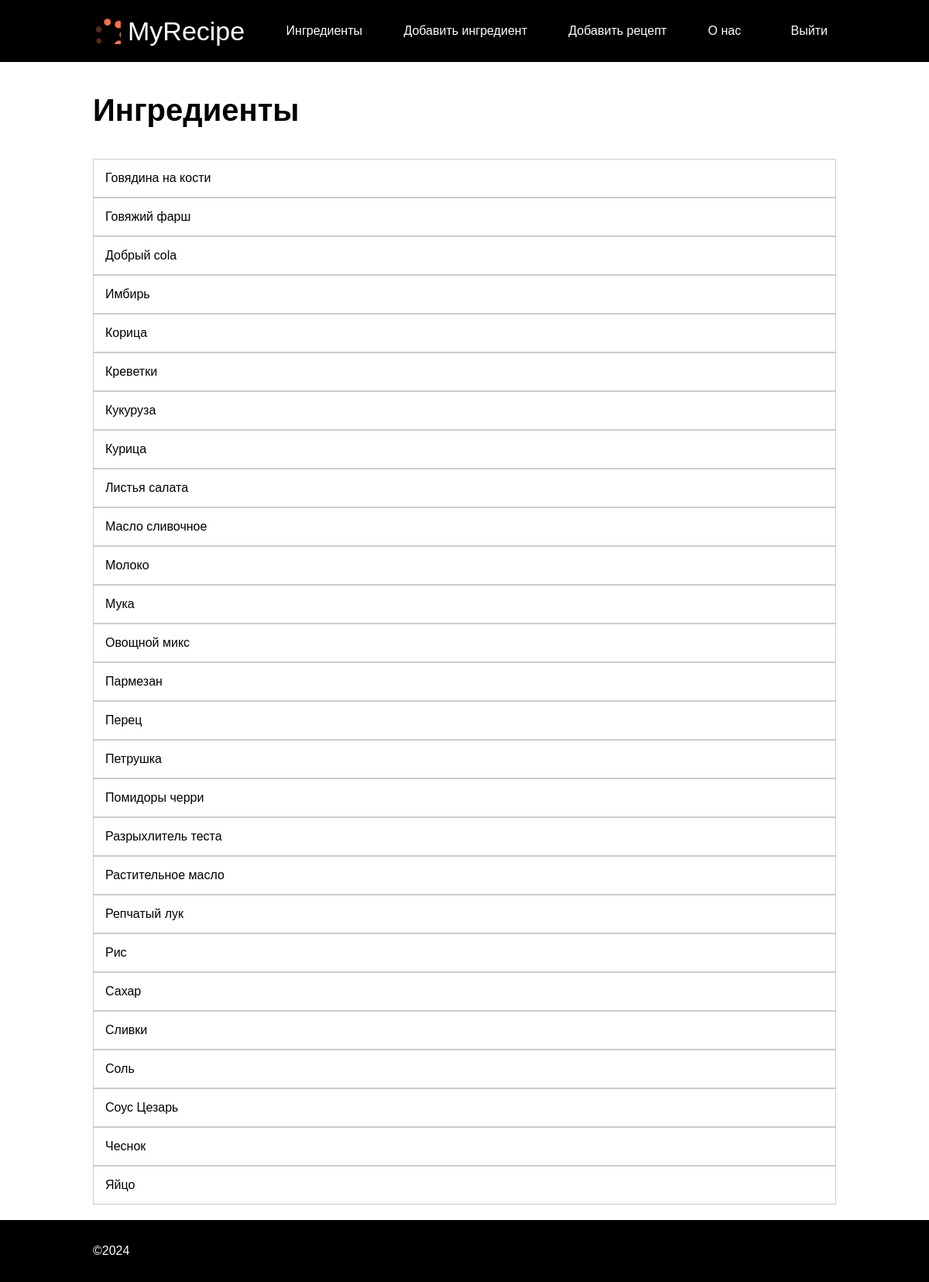
The page /ingredients (signed in) on the database its author committed.
### recipe_catalog/models.py (models this page shows, shortened)
class Ingredient(models.Model):
    name = models.CharField(max_length=255)
    class Meta:
        constraints = [
            models.UniqueConstraint(
                name="%(app_label)s_%(class)s_name_unique",
                fields=["name"],
            ),
        ]

### recipe_catalog/views.py (the view)
# urls.py: path('ingredients', ingredients, name='ingredients'),
def ingredients(request):
    template_name = 'recipe_catalog/ingredients.html'
    ingredients = Ingredient.objects.all().order_by('name')
    context = {
        'ingredient_list': ingredients
    }
    return render(request, template_name, context)

### templates/recipe_catalog/ingredients.html (shortened to what this page needs)
{% extends "base.html" %}
{% block content %}
    <h1>Ингредиенты</h1>
     <ul class="ingredient">
            {% for ingredient in ingredient_list %}
            <li class="ingredient__item">
                <a class="ingredient__item-link" href="{% url 'ingredient_edit' ingredient.id %}">{{ ingredient.name }}</a>
            </li>
            {% endfor %}
     </ul>
{% endblock %}

### static/css/styles.css (style rules this page uses)
body { position: relative; font-family: Arial, sans-serif; min-height: 100vh; }
a { color: #000; }
h1 { font-size: 40px; margin: 40px 0; font-weight: 700; }
.ingredient { display: flex; flex-direction: column; }
.ingredient__item { border: 1px solid #ccc; padding: 15px; }
.ingredient__item-link { color: #000; }

### rows shown on the page
Ingredient: name "Говядина на кости"
Ingredient: name "Говяжий фарш"
Ingredient: name "Добрый cola"
Ingredient: name "Имбирь"
Ingredient: name "Корица"
Ingredient: name "Креветки"
Ingredient: name "Кукуруза"
Ingredient: name "Курица"
Ingredient: name "Листья салата"
Ingredient: name "Масло сливочное"
Ingredient: name "Молоко"
Ingredient: name "Мука"
Ingredient: name "Овощной микс"
Ingredient: name "Пармезан"
Ingredient: name "Перец"
Ingredient: name "Петрушка"
Ingredient: name "Помидоры черри"
Ingredient: name "Разрыхлитель теста"
Ingredient: name "Растительное масло"
Ingredient: name "Репчатый лук"
Ingredient: name "Рис"
Ingredient: name "Сахар"
Ingredient: name "Сливки"
Ingredient: name "Соль"
Ingredient: name "Соус Цезарь"
Ingredient: name "Чеснок"
Ingredient: name "Яйцо"
